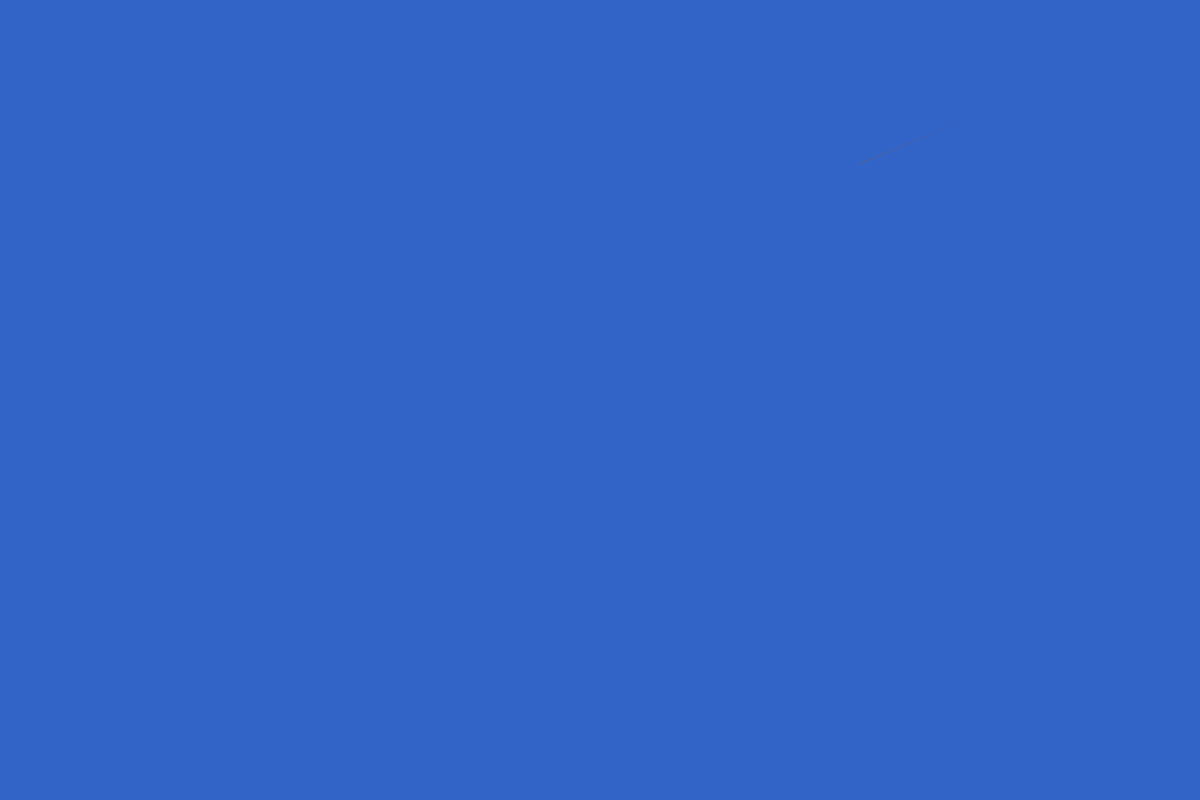
Frame 1 (no input)
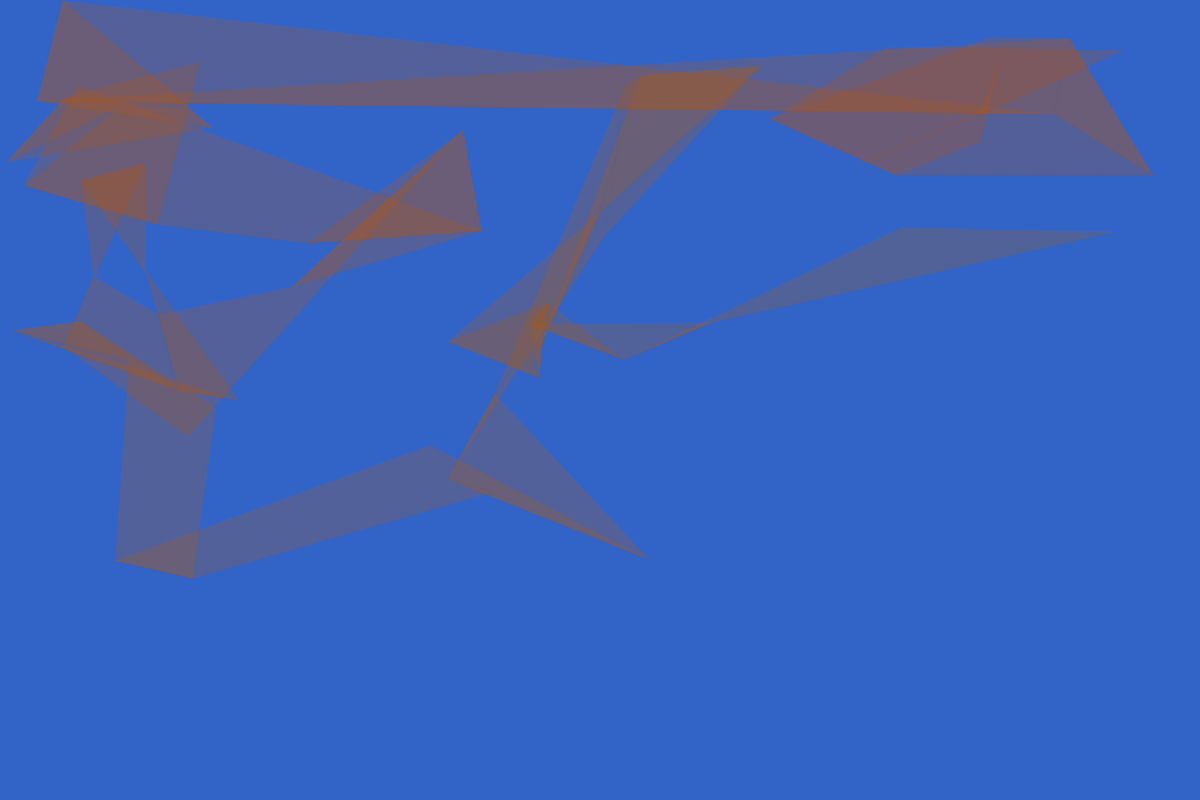
Frame 60 (no input)
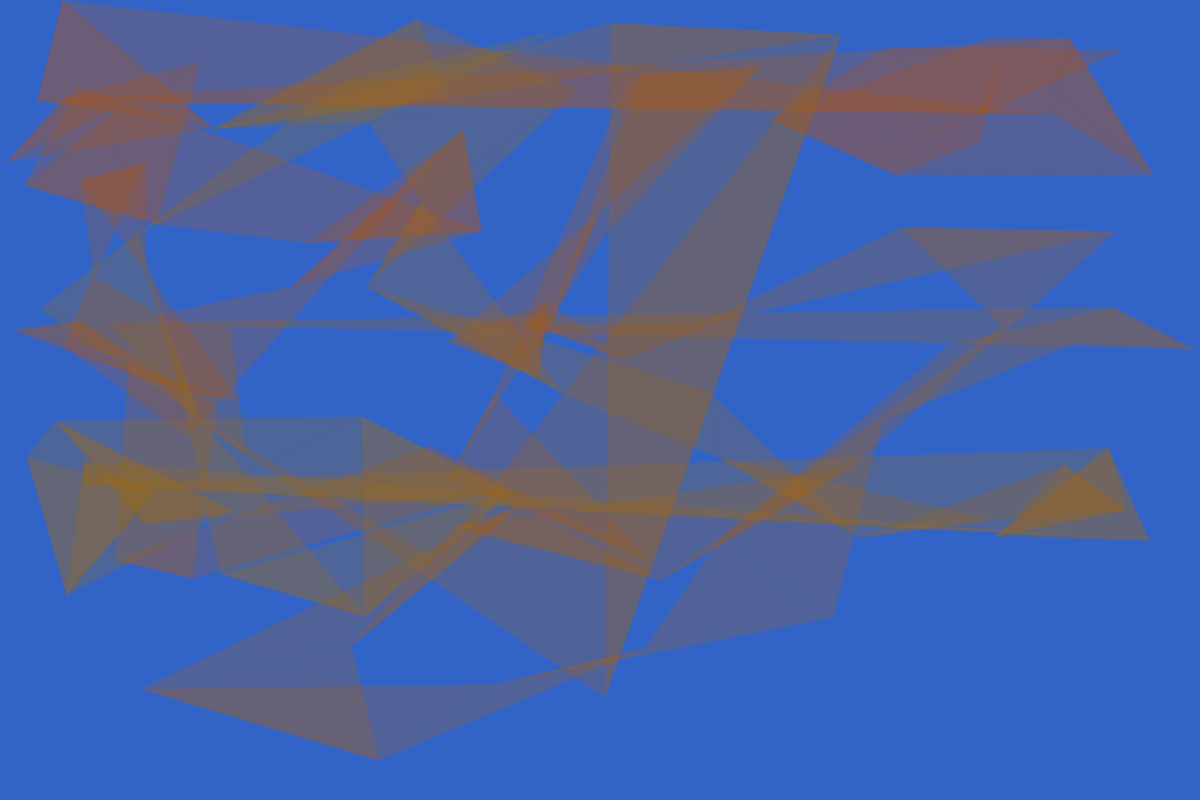
Frame 120 (the mouse pressed at the canvas centre since frame 60)

The p5.js sketch that drew these frames (run headless with seeded random() and noise() and a simulated clock; from frame 60 on, the mouse is pressed at the canvas centre):

// p5.js sketch
// ── sketch.js
// give me variables
let bgColor; // background-color
let centerX, centerY;
let smoke = {};
smoke.pos1x = 400;
smoke.pos1y = 400;
smoke.pos2x = 100;
smoke.pos2y = 100;
smoke.pos3x = 0;
smoke.pos3y = 0;
let multMax = 0.5;
let multDelta;
let mult;
let redFill = 255;
let alphaAmt = 40;
let alphaNoise;


function setup() {
    bgColor = color(50, 100, 200);
    // createCanvas(windowWidth, windowHeight);
    createCanvas(windowWidth, 800);
    background(bgColor);
    frameRate(20)


    smoke.pos1x = random(width);
    smoke.pos1y = random(height);
    smoke.pos2x = smoke.pos1x + 2;
    smoke.pos2y = smoke.pos1y - 2;
}


function draw() {



    centerX = width * 0.5;
    centerY = height * 0.5;

    multDelta = noise(0.01 * frameCount + pow(2, 8));
    multDelta = map(multDelta, 0, 1, -0.0001, 0.0001);
    multMax = constrain(multMax + multDelta, 0.005, 0.2);
    mult = random(-multMax, multMax);
    smoke.pos3x = abs(((width * mult) + smoke.pos2x) % width);
    mult = random(-multMax, multMax);
    smoke.pos3y = abs(((height * mult) + smoke.pos2y) % height);


    mult = noise(frameCount * 0.001) * 255;
    redFill = constrain(mult, 0, 255);

    noStroke();
    // stroke(200, 20);
    // get a random noise value between (0-1)
    alphaNoise = noise(0.1 * frameCount + 5000);
    alphaNoise = map(alphaNoise, 0, 4, -3, 2);
    alphaAmt += alphaNoise;
    alphaAmt = constrain(alphaAmt, 20, 100);
    fill(redFill, 255 - redFill, 130, 60);
    fill(redFill, 255 - redFill, 26, 69 );

    triangle(smoke.pos1x, smoke.pos1y, smoke.pos2x, smoke.pos2y, smoke.pos3x, smoke.pos3y);

    smoke.pos1x = smoke.pos2x;
    smoke.pos1y = smoke.pos2y;
    smoke.pos2x = smoke.pos3x;
    smoke.pos2y = smoke.pos3y;

}



/* FULLSCREEN FUNCTIONALITY */
function windowResized() {
    resizeCanvas(windowWidth, windowHeight);
    background(bgColor);
}

function mousePressed() {
    if (mouseX > 0 && mouseX < width && mouseY > 0 && mouseY < height) {
        let fs = fullscreen();
        fullscreen(!fs);
    }
}
